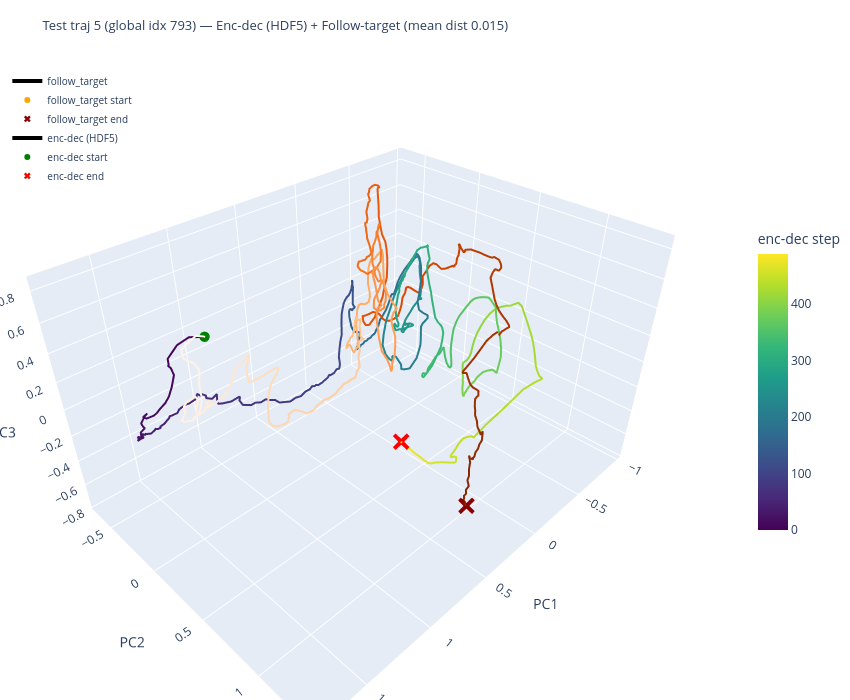

The code cell stored with this chart in its notebook:
### Code cell
# Interactive 3D PCA plot with plotly
fig = go.Figure()

# --- Follow-target trajectory (orange, colored by time) ---
fig.add_trace(go.Scatter3d(
    x=projected_ft[:, 0], y=projected_ft[:, 1], z=projected_ft[:, 2],
    mode="lines",
    line=dict(color=np.arange(T_ft), colorscale="Oranges", width=4),
    name="follow_target",
    hovertemplate="t=%{customdata}<br>PC1=%{x:.2f}<br>PC2=%{y:.2f}<br>PC3=%{z:.2f}",
    customdata=np.arange(T_ft),
))
fig.add_trace(go.Scatter3d(
    x=[projected_ft[0, 0]], y=[projected_ft[0, 1]], z=[projected_ft[0, 2]],
    mode="markers", marker=dict(size=6, color="orange", symbol="circle"),
    name="follow_target start", showlegend=True,
))
fig.add_trace(go.Scatter3d(
    x=[projected_ft[-1, 0]], y=[projected_ft[-1, 1]], z=[projected_ft[-1, 2]],
    mode="markers", marker=dict(size=6, color="darkred", symbol="x"),
    name="follow_target end", showlegend=True,
))

# --- Encoder-decoder trajectory (viridis, colored by time) ---
fig.add_trace(go.Scatter3d(
    x=projected_enc_dec[:, 0], y=projected_enc_dec[:, 1], z=projected_enc_dec[:, 2],
    mode="lines",
    line=dict(color=np.arange(T_enc_dec), colorscale="Viridis", width=4,
              colorbar=dict(title="enc-dec step", x=1.02, len=0.5)),
    name="enc-dec (HDF5)",
    hovertemplate="t=%{customdata}<br>PC1=%{x:.2f}<br>PC2=%{y:.2f}<br>PC3=%{z:.2f}",
    customdata=np.arange(T_enc_dec),
))
fig.add_trace(go.Scatter3d(
    x=[projected_enc_dec[0, 0]], y=[projected_enc_dec[0, 1]], z=[projected_enc_dec[0, 2]],
    mode="markers", marker=dict(size=6, color="green", symbol="circle"),
    name="enc-dec start", showlegend=True,
))
fig.add_trace(go.Scatter3d(
    x=[projected_enc_dec[-1, 0]], y=[projected_enc_dec[-1, 1]], z=[projected_enc_dec[-1, 2]],
    mode="markers", marker=dict(size=6, color="red", symbol="x"),
    name="enc-dec end", showlegend=True,
))

fig.update_layout(
    title=dict(text=(
        f"Test traj {TEST_TRAJ_IDX} (global idx {selected_traj_idx})"
        f" \u2014 Enc-dec (HDF5) + Follow-target (mean dist {distances.mean():.3f})"
    ), font=dict(size=13)),
    scene=dict(
        xaxis_title="PC1",
        yaxis_title="PC2",
        zaxis_title="PC3",
    ),
    width=850, height=700,
    legend=dict(x=0.01, y=0.99, font=dict(size=10)),
    margin=dict(l=0, r=0, t=60, b=0),
)
fig.show()

### Figure 1 — Plotly figure (JSON) as saved in the notebook; plotly's stock layout.template omitted (floating-point values rounded to 4 significant figures; data arrays with more than 128 entries replaced by an {"elided": "..."} marker saying what was removed)
{"data": [{"customdata": {"elided": "490 int values"}, "hovertemplate": "t=%{customdata}<br>PC1=%{x:.2f}<br>PC2=%{y:.2f}<br>PC3=%{z:.2f}", "line": {"color": {"elided": "490 int values"}, "colorscale": [[0, "rgb(255,245,235)"], [0.125, "rgb(254,230,206)"], [0.25, "rgb(253,208,162)"], [0.375, "rgb(253,174,107)"], [0.5, "rgb(253,141,60)"], [0.625, "rgb(241,105,19)"], [0.75, "rgb(217,72,1)"], [0.875, "rgb(166,54,3)"], [1, "rgb(127,39,4)"]], "width": 4}, "mode": "lines", "name": "follow_target", "type": "scatter3d", "x": {"elided": "490 float values"}, "y": {"elided": "490 float values"}, "z": {"elided": "490 float values"}}, {"marker": {"color": "orange", "size": 6, "symbol": "circle"}, "mode": "markers", "name": "follow_target start", "showlegend": true, "type": "scatter3d", "x": [1.005], "y": [-0.4812], "z": [0.2483]}, {"marker": {"color": "darkred", "size": 6, "symbol": "x"}, "mode": "markers", "name": "follow_target end", "showlegend": true, "type": "scatter3d", "x": [0.6807], "y": [1.37], "z": [-0.1403]}, {"customdata": {"elided": "490 int values"}, "hovertemplate": "t=%{customdata}<br>PC1=%{x:.2f}<br>PC2=%{y:.2f}<br>PC3=%{z:.2f}", "line": {"color": {"elided": "490 int values"}, "colorbar": {"len": 0.5, "title": {"text": "enc-dec step"}, "x": 1.02}, "colorscale": [[0, "#440154"], [0.1111, "#482878"], [0.2222, "#3e4989"], [0.3333, "#31688e"], [0.4444, "#26828e"], [0.5556, "#1f9e89"], [0.6667, "#35b779"], [0.7778, "#6ece58"], [0.8889, "#b5de2b"], [1, "#fde725"]], "width": 4}, "mode": "lines", "name": "enc-dec (HDF5)", "type": "scatter3d", "x": {"elided": "490 float values"}, "y": {"elided": "490 float values"}, "z": {"elided": "490 float values"}}, {"marker": {"color": "green", "size": 6, "symbol": "circle"}, "mode": "markers", "name": "enc-dec start", "showlegend": true, "type": "scatter3d", "x": [1.005], "y": [-0.4812], "z": [0.2483]}, {"marker": {"color": "red", "size": 6, "symbol": "x"}, "mode": "markers", "name": "enc-dec end", "showlegend": true, "type": "scatter3d", "x": [0.8527], "y": [1.042], "z": [0.2129]}], "layout": {"height": 700, "legend": {"font": {"size": 10}, "x": 0.01, "y": 0.99}, "margin": {"b": 0, "l": 0, "r": 0, "t": 60}, "scene": {"xaxis": {"title": {"text": "PC1"}}, "yaxis": {"title": {"text": "PC2"}}, "zaxis": {"title": {"text": "PC3"}}}, "title": {"font": {"size": 13}, "text": "Test traj 5 (global idx 793) — Enc-dec (HDF5) + Follow-target (mean dist 0.015)"}, "width": 850}}
